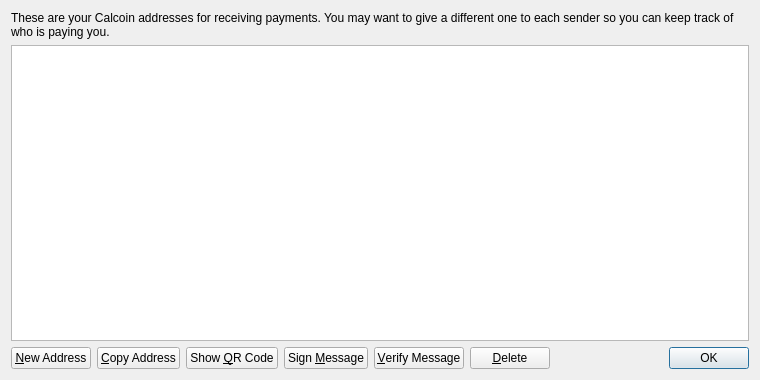
<?xml version="1.0" encoding="UTF-8"?>
<ui version="4.0">
 <class>AddressBookPage</class>
 <widget class="QWidget" name="AddressBookPage">
  <property name="geometry">
   <rect>
    <x>0</x>
    <y>0</y>
    <width>760</width>
    <height>380</height>
   </rect>
  </property>
  <property name="windowTitle">
   <string>Address Book</string>
  </property>
  <layout class="QVBoxLayout" name="verticalLayout">
   <item>
    <widget class="QLabel" name="labelExplanation">
     <property name="text">
      <string>These are your Calcoin addresses for receiving payments. You may want to give a different one to each sender so you can keep track of who is paying you.</string>
     </property>
     <property name="textFormat">
      <enum>Qt::PlainText</enum>
     </property>
     <property name="wordWrap">
      <bool>true</bool>
     </property>
    </widget>
   </item>
   <item>
    <widget class="QTableView" name="tableView">
     <property name="contextMenuPolicy">
      <enum>Qt::CustomContextMenu</enum>
     </property>
     <property name="toolTip">
      <string>Double-click to edit address or label</string>
     </property>
     <property name="tabKeyNavigation">
      <bool>false</bool>
     </property>
     <property name="alternatingRowColors">
      <bool>true</bool>
     </property>
     <property name="selectionMode">
      <enum>QAbstractItemView::SingleSelection</enum>
     </property>
     <property name="selectionBehavior">
      <enum>QAbstractItemView::SelectRows</enum>
     </property>
     <property name="sortingEnabled">
      <bool>true</bool>
     </property>
     <attribute name="verticalHeaderVisible">
      <bool>false</bool>
     </attribute>
    </widget>
   </item>
   <item>
    <layout class="QHBoxLayout" name="horizontalLayout">
     <item>
      <widget class="QPushButton" name="newAddressButton">
       <property name="toolTip">
        <string>Create a new address</string>
       </property>
       <property name="text">
        <string>&amp;New Address</string>
       </property>
       <property name="icon">
        <iconset resource="../calcoin.qrc">
         <normaloff>:/icons/add</normaloff>:/icons/add</iconset>
       </property>
      </widget>
     </item>
     <item>
      <widget class="QPushButton" name="copyToClipboard">
       <property name="toolTip">
        <string>Copy the currently selected address to the system clipboard</string>
       </property>
       <property name="text">
        <string>&amp;Copy Address</string>
       </property>
       <property name="icon">
        <iconset resource="../calcoin.qrc">
         <normaloff>:/icons/editcopy</normaloff>:/icons/editcopy</iconset>
       </property>
      </widget>
     </item>
     <item>
      <widget class="QPushButton" name="showQRCode">
       <property name="text">
        <string>Show &amp;QR Code</string>
       </property>
       <property name="icon">
        <iconset resource="../calcoin.qrc">
         <normaloff>:/icons/qrcode</normaloff>:/icons/qrcode</iconset>
       </property>
      </widget>
     </item>
     <item>
      <widget class="QPushButton" name="signMessage">
       <property name="toolTip">
        <string>Sign a message to prove you own a Calcoin address</string>
       </property>
       <property name="text">
        <string>Sign &amp;Message</string>
       </property>
       <property name="icon">
        <iconset resource="../calcoin.qrc">
         <normaloff>:/icons/edit</normaloff>:/icons/edit</iconset>
       </property>
      </widget>
     </item>
     <item>
      <widget class="QPushButton" name="verifyMessage">
       <property name="toolTip">
        <string>Verify a message to ensure it was signed with a specified Calcoin address</string>
       </property>
       <property name="text">
        <string>&amp;Verify Message</string>
       </property>
       <property name="icon">
        <iconset resource="../calcoin.qrc">
         <normaloff>:/icons/transaction_0</normaloff>:/icons/transaction_0</iconset>
       </property>
      </widget>
     </item>
     <item>
      <widget class="QPushButton" name="deleteButton">
       <property name="toolTip">
        <string>Delete the currently selected address from the list</string>
       </property>
       <property name="text">
        <string>&amp;Delete</string>
       </property>
       <property name="icon">
        <iconset resource="../calcoin.qrc">
         <normaloff>:/icons/remove</normaloff>:/icons/remove</iconset>
       </property>
      </widget>
     </item>
     <item>
      <spacer name="horizontalSpacer">
       <property name="orientation">
        <enum>Qt::Horizontal</enum>
       </property>
       <property name="sizeHint" stdset="0">
        <size>
         <width>40</width>
         <height>20</height>
        </size>
       </property>
      </spacer>
     </item>
     <item>
      <widget class="QDialogButtonBox" name="buttonBox">
       <property name="sizePolicy">
        <sizepolicy hsizetype="Maximum" vsizetype="Fixed">
         <horstretch>0</horstretch>
         <verstretch>0</verstretch>
        </sizepolicy>
       </property>
       <property name="standardButtons">
        <set>QDialogButtonBox::Ok</set>
       </property>
      </widget>
     </item>
    </layout>
   </item>
  </layout>
 </widget>
 <resources>
  <include location="../calcoin.qrc"/>
 </resources>
 <connections/>
</ui>
